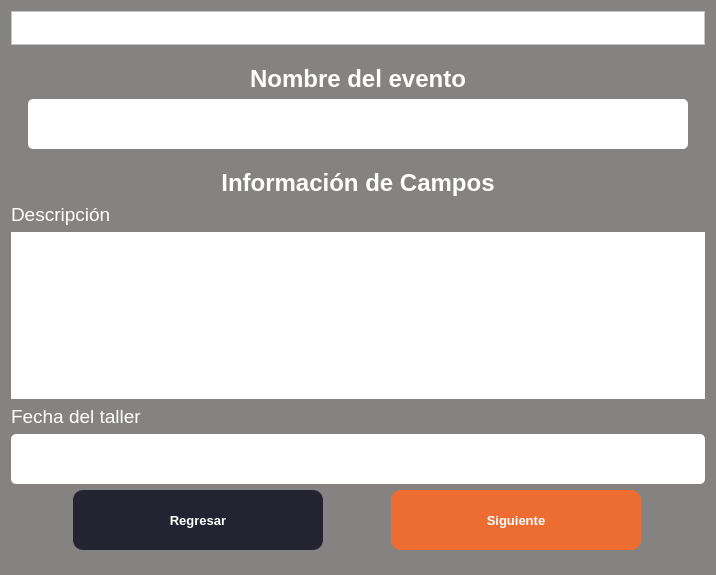
<?xml version="1.0" encoding="UTF-8"?>
<ui version="4.0">
 <class>Form</class>
 <widget class="QWidget" name="Form">
  <property name="geometry">
   <rect>
    <x>0</x>
    <y>0</y>
    <width>716</width>
    <height>575</height>
   </rect>
  </property>
  <property name="windowTitle">
   <string>Generador de Diplomas</string>
  </property>
  <property name="styleSheet">
   <string notr="true">color: white;
background-color: rgb(132, 131, 130);</string>
  </property>
  <layout class="QVBoxLayout" name="verticalLayout_2">
   <item>
    <widget class="QFrame" name="frame">
     <property name="maximumSize">
      <size>
       <width>16777215</width>
       <height>81</height>
      </size>
     </property>
     <property name="autoFillBackground">
      <bool>false</bool>
     </property>
     <property name="styleSheet">
      <string notr="true">background-color: rgb(255, 255, 255)
</string>
     </property>
     <property name="frameShape">
      <enum>QFrame::StyledPanel</enum>
     </property>
     <property name="frameShadow">
      <enum>QFrame::Raised</enum>
     </property>
     <layout class="QGridLayout" name="gridLayout">
      <item row="0" column="0">
       <widget class="QLabel" name="lbLogo">
        <property name="sizePolicy">
         <sizepolicy hsizetype="Maximum" vsizetype="Preferred">
          <horstretch>0</horstretch>
          <verstretch>0</verstretch>
         </sizepolicy>
        </property>
        <property name="autoFillBackground">
         <bool>false</bool>
        </property>
        <property name="styleSheet">
         <string notr="true"/>
        </property>
        <property name="text">
         <string/>
        </property>
        <property name="pixmap">
         <pixmap>../icons/csoftmty_logo.png</pixmap>
        </property>
        <property name="scaledContents">
         <bool>false</bool>
        </property>
       </widget>
      </item>
     </layout>
    </widget>
   </item>
   <item>
    <layout class="QHBoxLayout" name="horizontalLayout">
     <item>
      <spacer name="horizontalSpacer_3">
       <property name="orientation">
        <enum>Qt::Horizontal</enum>
       </property>
       <property name="sizeHint" stdset="0">
        <size>
         <width>40</width>
         <height>20</height>
        </size>
       </property>
      </spacer>
     </item>
     <item>
      <layout class="QVBoxLayout" name="verticalLayout">
       <item>
        <spacer name="verticalSpacer_2">
         <property name="orientation">
          <enum>Qt::Vertical</enum>
         </property>
         <property name="sizeHint" stdset="0">
          <size>
           <width>20</width>
           <height>40</height>
          </size>
         </property>
        </spacer>
       </item>
       <item>
        <widget class="QLabel" name="lbEventName">
         <property name="font">
          <font>
           <family>Yu Gothic UI</family>
           <pointsize>18</pointsize>
           <weight>75</weight>
           <bold>true</bold>
          </font>
         </property>
         <property name="text">
          <string>Nombre del evento</string>
         </property>
         <property name="alignment">
          <set>Qt::AlignBottom|Qt::AlignHCenter</set>
         </property>
        </widget>
       </item>
       <item>
        <layout class="QHBoxLayout" name="horizontalLayout_6">
         <item>
          <spacer name="horizontalSpacer">
           <property name="orientation">
            <enum>Qt::Horizontal</enum>
           </property>
           <property name="sizeHint" stdset="0">
            <size>
             <width>40</width>
             <height>20</height>
            </size>
           </property>
          </spacer>
         </item>
         <item>
          <widget class="QLineEdit" name="tfName">
           <property name="minimumSize">
            <size>
             <width>660</width>
             <height>50</height>
            </size>
           </property>
           <property name="font">
            <font>
             <family>Yu Gothic UI</family>
             <pointsize>9</pointsize>
            </font>
           </property>
           <property name="autoFillBackground">
            <bool>false</bool>
           </property>
           <property name="styleSheet">
            <string notr="true">color: black;
background-color: white;
border-radius: 5px;</string>
           </property>
          </widget>
         </item>
         <item>
          <spacer name="horizontalSpacer_2">
           <property name="orientation">
            <enum>Qt::Horizontal</enum>
           </property>
           <property name="sizeHint" stdset="0">
            <size>
             <width>40</width>
             <height>20</height>
            </size>
           </property>
          </spacer>
         </item>
        </layout>
       </item>
       <item>
        <spacer name="verticalSpacer">
         <property name="orientation">
          <enum>Qt::Vertical</enum>
         </property>
         <property name="sizeHint" stdset="0">
          <size>
           <width>20</width>
           <height>40</height>
          </size>
         </property>
        </spacer>
       </item>
       <item>
        <widget class="QLabel" name="lbFieldsAndDesign">
         <property name="font">
          <font>
           <family>Yu Gothic UI</family>
           <pointsize>18</pointsize>
           <weight>75</weight>
           <bold>true</bold>
          </font>
         </property>
         <property name="text">
          <string>Información de Campos</string>
         </property>
         <property name="alignment">
          <set>Qt::AlignBottom|Qt::AlignHCenter</set>
         </property>
        </widget>
       </item>
       <item>
        <widget class="QLabel" name="lbDescription">
         <property name="font">
          <font>
           <family>Yu Gothic UI</family>
           <pointsize>14</pointsize>
          </font>
         </property>
         <property name="text">
          <string>Descripción</string>
         </property>
        </widget>
       </item>
       <item>
        <widget class="QTextEdit" name="tfDescription">
         <property name="font">
          <font>
           <family>Yu Gothic UI</family>
           <pointsize>9</pointsize>
          </font>
         </property>
         <property name="autoFillBackground">
          <bool>true</bool>
         </property>
         <property name="styleSheet">
          <string notr="true">color: black;
background-color: white;
border-radius: 5px;</string>
         </property>
        </widget>
       </item>
       <item>
        <widget class="QLabel" name="lbAttachImg">
         <property name="font">
          <font>
           <family>Yu Gothic UI</family>
           <pointsize>14</pointsize>
          </font>
         </property>
         <property name="text">
          <string>Fecha del taller</string>
         </property>
         <property name="alignment">
          <set>Qt::AlignBottom|Qt::AlignLeading|Qt::AlignLeft</set>
         </property>
        </widget>
       </item>
       <item>
        <widget class="QLineEdit" name="tfDate">
         <property name="minimumSize">
          <size>
           <width>660</width>
           <height>50</height>
          </size>
         </property>
         <property name="font">
          <font>
           <family>Yu Gothic UI</family>
           <pointsize>9</pointsize>
          </font>
         </property>
         <property name="styleSheet">
          <string notr="true">color: black;
background-color: white;
border-radius: 5px;</string>
         </property>
        </widget>
       </item>
       <item>
        <layout class="QHBoxLayout" name="horizontalLayout_3">
         <item>
          <widget class="QPushButton" name="btnBack">
           <property name="sizePolicy">
            <sizepolicy hsizetype="Maximum" vsizetype="Fixed">
             <horstretch>0</horstretch>
             <verstretch>0</verstretch>
            </sizepolicy>
           </property>
           <property name="minimumSize">
            <size>
             <width>250</width>
             <height>60</height>
            </size>
           </property>
           <property name="font">
            <font>
             <family>Yu Gothic UI</family>
             <pointsize>10</pointsize>
             <weight>75</weight>
             <bold>true</bold>
            </font>
           </property>
           <property name="styleSheet">
            <string notr="true">background-color: #242331;
border-radius: 10px</string>
           </property>
           <property name="text">
            <string>Regresar</string>
           </property>
          </widget>
         </item>
         <item>
          <widget class="QPushButton" name="btnNext">
           <property name="sizePolicy">
            <sizepolicy hsizetype="Maximum" vsizetype="Fixed">
             <horstretch>0</horstretch>
             <verstretch>0</verstretch>
            </sizepolicy>
           </property>
           <property name="minimumSize">
            <size>
             <width>250</width>
             <height>60</height>
            </size>
           </property>
           <property name="font">
            <font>
             <family>Yu Gothic UI</family>
             <pointsize>10</pointsize>
             <weight>75</weight>
             <bold>true</bold>
            </font>
           </property>
           <property name="styleSheet">
            <string notr="true">background-color: rgb(237, 108, 50);
border-radius: 10px</string>
           </property>
           <property name="text">
            <string>Siguiente</string>
           </property>
          </widget>
         </item>
        </layout>
       </item>
       <item>
        <spacer name="verticalSpacer_3">
         <property name="orientation">
          <enum>Qt::Vertical</enum>
         </property>
         <property name="sizeHint" stdset="0">
          <size>
           <width>20</width>
           <height>40</height>
          </size>
         </property>
        </spacer>
       </item>
      </layout>
     </item>
     <item>
      <spacer name="horizontalSpacer_4">
       <property name="orientation">
        <enum>Qt::Horizontal</enum>
       </property>
       <property name="sizeHint" stdset="0">
        <size>
         <width>40</width>
         <height>20</height>
        </size>
       </property>
      </spacer>
     </item>
    </layout>
   </item>
  </layout>
 </widget>
 <resources/>
 <connections/>
</ui>
